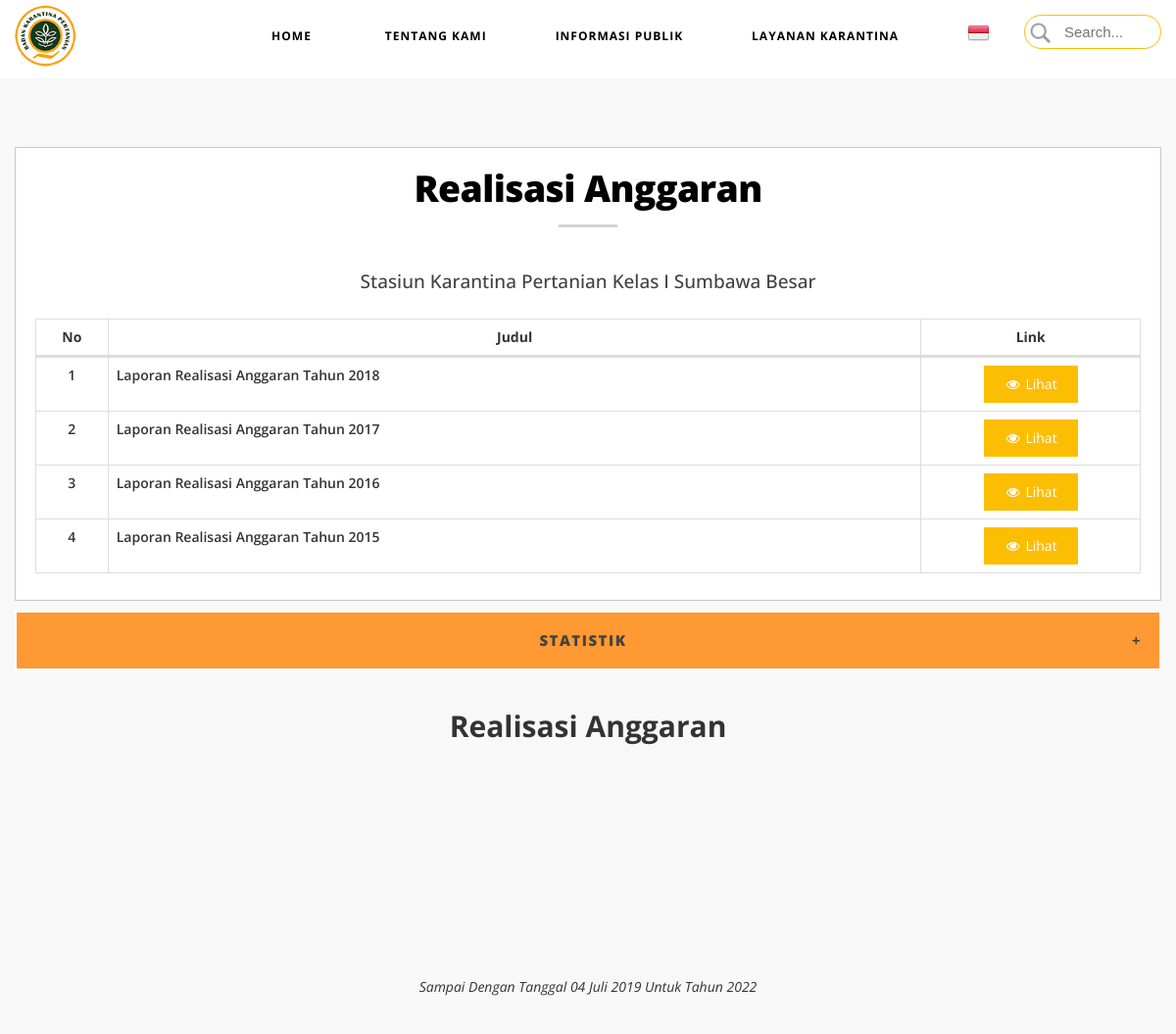
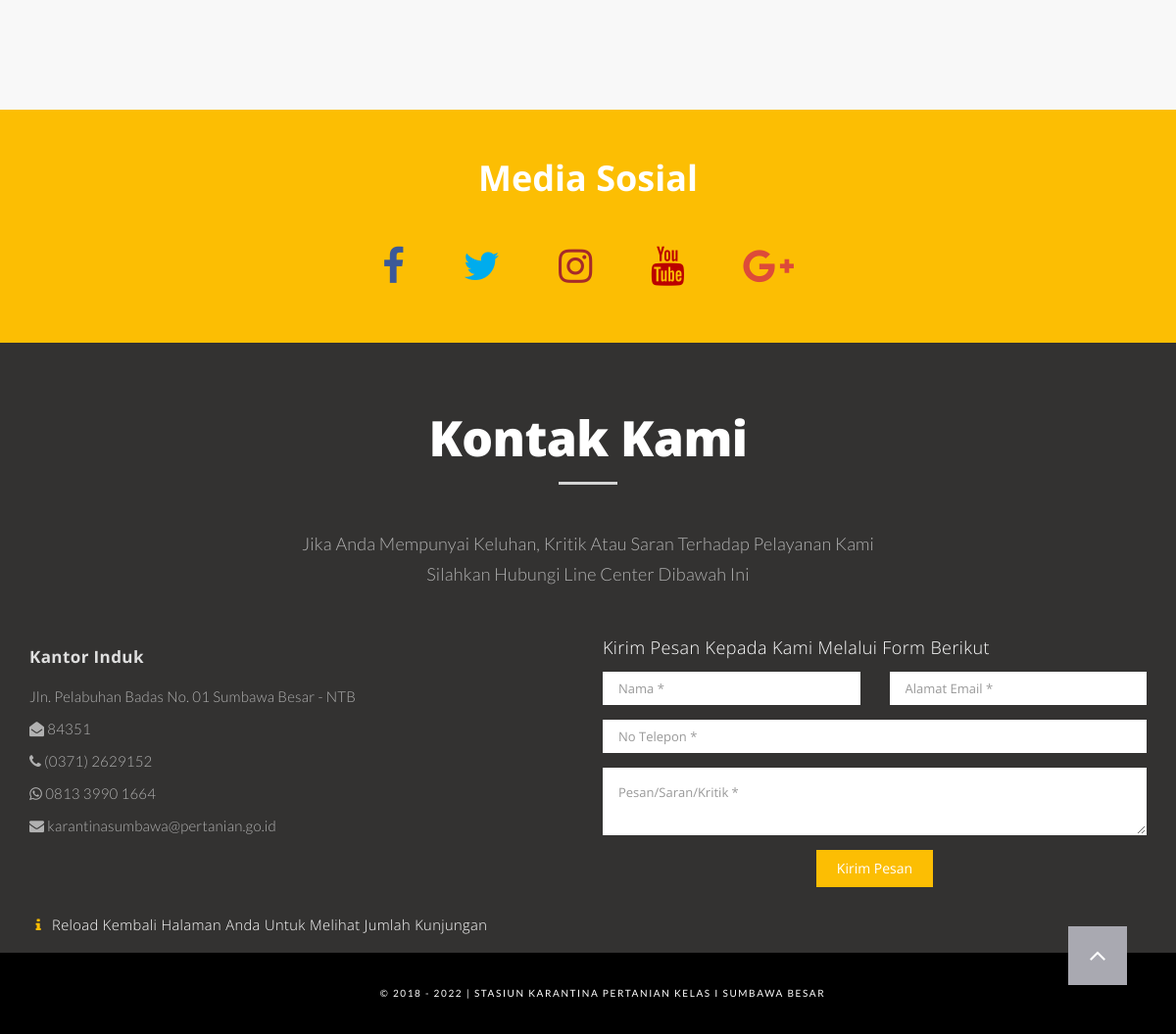
The page /keuangan?realisasi_anggaran on the database its author committed (2 pictures, top to bottom).
### tables this page shows
CREATE TABLE `realisasi_anggaran` (
  `id` int(30) NOT NULL,
  `tahun` int(30) NOT NULL,
  `link` varchar(400) NOT NULL,
  `waktu_input` date NOT NULL
);

CREATE TABLE `keuangan` (
  `id` int(20) NOT NULL,
  `tahun` int(20) NOT NULL,
  `realisasi_anggaran` varchar(20) NOT NULL,
  `waktu_input` date NOT NULL
);

### admin/classes/class_keuangan.php (called while the page is built, shortened)
<?php
class keuangan{
	private $db;
	public function __construct(Database $db){
		$this->conn = $db;
		$this->db = $this->conn->getConnection();
	}
	public function TampilLaporanRealisasiAnggaran($id=null){
		$sql = "SELECT * FROM realisasi_anggaran";
		$sql .= ' ORDER BY id DESC';
		$query = $this->db->query($sql) or die ($this->db->error);
		return $query;
	}
}
?>

### admin/config/database.php (called while the page is built, shortened)
<?php
class Database {
	private static $connection;
	private static $instance;
	private $host = "localhost";
	private $username = "root";
	private $password = "";
	private $database = "websumbawa";
	public static function getInstance() {
		if(!self::$instance) {
			self::$instance = new self();
		}
		return self::$instance;
	}
	private function __construct() {
		self::$connection = new mysqli($this->host, $this->username, $this->password, $this->database);
	}
	public function getConnection() {
		return self::$connection;
	}
}
?>

### templates/head.php (called while the page is built, shortened)
<?php
require_once('admin/config/database.php');
require_once('admin/classes/class_berita.php');
require_once('admin/classes/class_paginator.php');
require_once('admin/classes/class_keuangan.php');
require_once('admin/classes/tgl_indo.php');
$db = Database::getInstance();
$conn = new berita($db);
$keuangan = new keuangan($db);
$tampilDataKeuangan= $conn->data_keuangan();
$jsonKeu = array();
while($data = $tampilDataKeuangan->fetch_object()):
    $jsonKeu[] = [
      $data->tahun,
      $data->realisasi_anggaran,
      $data->waktu_input
    ];
endwhile;
require_once('templates/header_web.php');
?>

### admin/classes/class_berita.php (called while the page is built, shortened)
<?php
class berita{
	private $db;
	public function __construct(Database $db){
			$this->conn = $db;
			$this->db = $this->conn->getConnection();
	}
	public function data_keuangan($id=null){
		$sql = "SELECT * FROM keuangan";
		if ($id !=null) {
			$sql .= " WHERE id='$id' ORDER BY tahun DESC";
		}else{
			$sql .= " ORDER BY tahun DESC LIMIT 0,3";
		}
		$query = $this->db->query($sql) or die ($this->db->error);
		return $query;
	}
}
?>

### admin/classes/tgl_indo.php (called while the page is built, shortened)
<?php
function tgl_indo($tanggal){
	$bulan = array (
		1 =>   'Januari',
		'Februari',
		'Maret',
		'April',
		'Mei',
		'Juni',
		'Juli',
		'Agustus',
		'September',
		'Oktober',
		'November',
		'Desember'
	);
	$pecahkan = explode('-', $tanggal);
	return $pecahkan[2] . ' ' . $bulan[ (int)$pecahkan[1] ] . ' ' . $pecahkan[0];
}
?>

### views/keuangan/realisasi_anggaran/index.php (the view, shortened to what this page needs)
<section class="light-bg atas" id="berkala">
	<div class="container">
		<div class="row">
			<div class="mz-module text-center">
				<div class="mz-module-about text-center">
					<div class="section-title">
						<h2 class="judul">Realisasi Anggaran</h2>
					</div>
					<div class="sub-judul">
						<h3>Stasiun Karantina Pertanian Kelas I Sumbawa Besar</h3>
					</div>
					<table id="info_berkala" class="table table-bordered text-center" style="width:100%">
						<thead>
							<tr>
								<th width="20">No</th>
								<th width="400">Judul</th>
								<th width="50">Link</th>
							</tr>
						</thead>
						<tbody>
							<?php
								$no = 1;
								$tampilLaporanRealisasiAnggaran = $keuangan->tampilLaporanRealisasiAnggaran();
								while ($data = $tampilLaporanRealisasiAnggaran->fetch_object()) :
							?>
							<tr>
								<td><?php echo $no++;?></td>
								<td><?php echo 'Laporan Realisasi Anggaran Tahun '.$data->tahun;?></td>
								<td><a href="<?=$data->link;?>" target="_blank"><button type="button"  class="btn btn-warning"><i class="fa fa-eye fa-fw"></i> Lihat</button></a></td>
							</tr>
							<?php endwhile ?>
						</tbody>
					</table>
				</div>
				<button class="accordion button-cta">Statistik</button>
				<div class="padding" style="margin-bottom: -130px">
					<?php include_once('admin/views/charts_keu.php'); ?>
				</div>
			</div>
		</div>
	</div>
</section>

### admin/views/charts_keu.php (shortened to what this page needs)
<div class="container-fluid back-top" style="margin-top: 100px">
	<div class="col-md-12">
	  <div class="row">
	  	  <div class="col-md-12 text-center judul">
      		  <h2>Realisasi Anggaran</h2>
      	  </div>
	      <div class="col-md-4">
			    <div id="keu2018" style="min-width: 210px; max-width: 350px; height: 200px; margin: 0 auto"></div>
	      </div>
	      <div class="col-md-4">
	          <div id="keu2017" style="min-width: 210px; max-width: 350px; height: 200px; margin: 0 auto"></div>
	      </div>
	      <div class="col-md-4">
	          <div id="keu2016" style="min-width: 210px; max-width: 350px; height: 200px; margin: 0 auto"></div>
	      </div>
	  </div>
	</div>
    <div class="col-md-12 text-center">
        <i>Sampai Dengan Tanggal <?php
        $tgl = str_replace('"', "", (json_encode($jsonKeu[0][2])));
        echo tgl_indo(date($tgl)); ?> Untuk Tahun <?php echo date('Y');
         ?></i>
    </div>
</div>

### css/style.css (style rules this page uses)
body { margin: 0px; font-family: "Open Sans", Sans-serif; }
.container-fluid { padding-right: 0; padding-left: 0; }
@media (min-width: 768px) { section { padding: 150px 0; } }
section { padding: 70px 0; }
.section-title h2 { font-size: 50px; color: #B3B3BB; font-weight: 900; letter-spacing: -0.6px; position: relative; margin: 0 0 50px 0; padding-bottom: 15px; }
.section-title h2:after { left: 50%; z-index: 1; width: 60px; height: 3px; content: " "; bottom: -5px; margin-left: -30px; text-align: center; position: absolute; background: #D4D4D4; }
.button-cta { border: 2px solid #fff; padding: 10px 50px; font-size: 16px; letter-spacing: 1.5px; text-transform: uppercase; font-weight: 800; color: #fff; display: inline-block; -webkit-transition: all .4s ease; -moz-transition: all .5s ease; -o-transition: all .5s ease; -ms-transition: all .5s ease; transition: all .5s ease; }
.mz-module { position: relative; margin-bottom: 30px; }
.mz-module-about { border: 1px solid #c7c7d1; min-height: 280px; padding: 20px; background-color: #FFF; }
.mz-module-about h3 { font-weight: 500; font-size: 19px; color: #424242; margin-bottom: 20px; }
.light-bg { background-color: #f8f8f8; }
.btn { display: inline-block; padding: 8px 20px; margin-bottom: 0; font-size: 14px; font-weight: 400; line-height: 1.42857143; text-align: center; white-space: nowrap; vertical-align: middle; -ms-touch-action: manipulation; touch-action: manipulation; cursor: pointer; -webkit-user-select: none; -moz-user-select: none; -ms-user-select: none; user-select: none; background-image: none; border: 1px solid transparent; border-radius: 0px; background-color: #FCBE03; }
.pagination > li > a:hover, { background-color: white; }
body { top: 0px !important; }

### templates/header_web.php (style rules this page uses)
body { overflow-x: hidden; }

### views/keuangan/realisasi_anggaran/index.php (style rules this page uses)
section#berkala { margin-top: 80px; }
h2.judul { color: #000; font-size: 28pt }
th { text-align: center; }
td { vertical-align: text-bottom; font-weight: 600 }
td:nth-of-type(2) { text-align: left; padding: 30px; vertical-align: text-bottom; }
h3 { text-align: center; }
.accordion { background-color: #ff9933; color: #424242; cursor: pointer; padding: 18px; width: 100%; text-align: center; outline: none; font-size: 15px !important; margin-top: 10px; display: block; }
.accordion:after { content: '\002B'; color: #424242; font-weight: bold; float: right; }
.padding { padding-bottom: 40px; }

### admin/views/charts_keu.php (style rules this page uses)
.judul { margin-bottom: 30px; }
.judul h2 { font-weight: bold; }
.back-top { position: relative; top: -80px }

### rows shown on the page
realisasi_anggaran: tahun "2018"
realisasi_anggaran: tahun "2017"
realisasi_anggaran: tahun "2016"
realisasi_anggaran: tahun "2015"
keuangan: waktu_input "04 Juli 2019"
